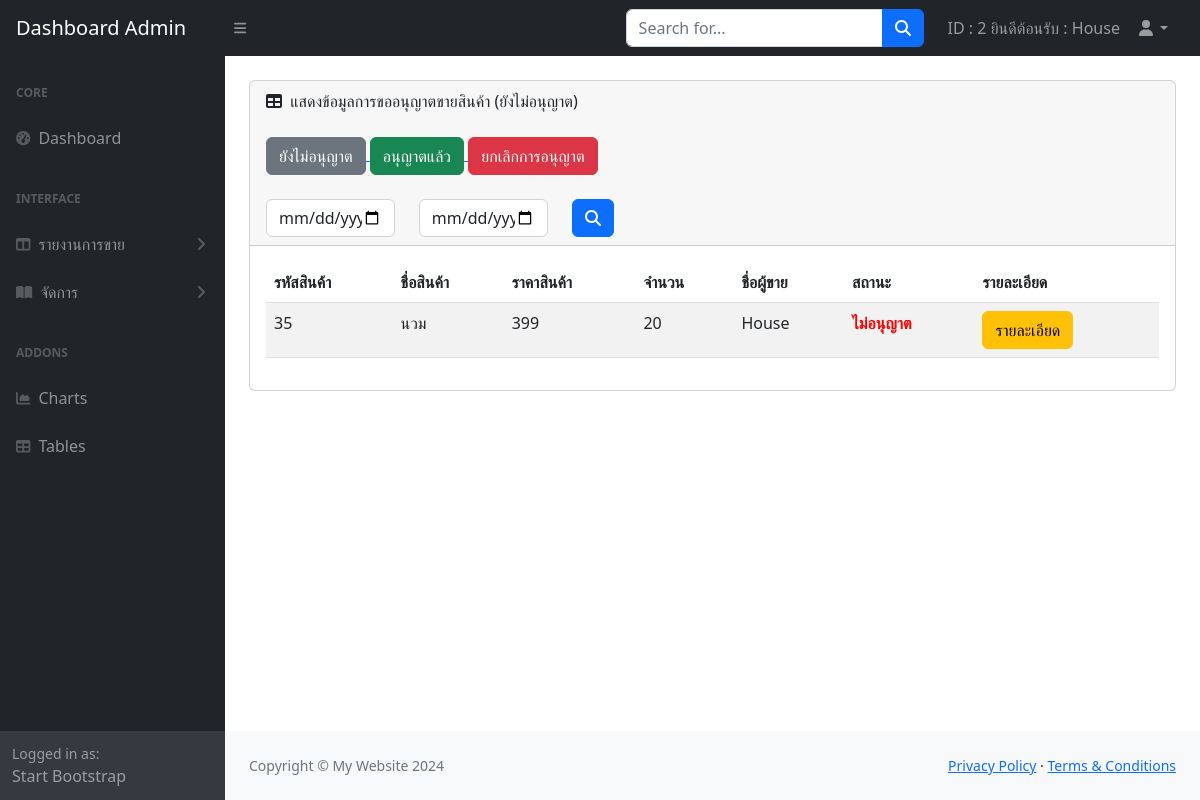
Page /admin/report_excuse_product_no.php (signed in) on the committed database.
### tables this page shows
CREATE TABLE `product` (
  `id_pro` int(11) NOT NULL,
  `id_user` int(255) NOT NULL COMMENT 'รหัสผู้ใช้ที่ลงขาย',
  `name_pro` varchar(60) NOT NULL,
  `price_pro` int(15) NOT NULL,
  `photo_pro` varchar(100) NOT NULL COMMENT 'รูปภาพ',
  `detail_pro` varchar(255) NOT NULL,
  `amount` int(10) NOT NULL,
  `status_pro` int(1) NOT NULL COMMENT '0=ยกเลิก\r\n1=วางขาย\r\n2=รอตรวจสอบ',
  `id_type` int(5) NOT NULL
);

CREATE TABLE `user_form` (
  `id` int(255) NOT NULL,
  `username` varchar(255) NOT NULL,
  `name` varchar(255) NOT NULL,
  `email` varchar(255) NOT NULL,
  `telephone` varchar(10) NOT NULL,
  `password` varchar(255) NOT NULL,
  `user_type` varchar(255) NOT NULL,
  `bank` varchar(255) NOT NULL COMMENT 'ชื่อธนาคาร',
  `bank_number` varchar(10) NOT NULL COMMENT 'เลขที่บัญชี'
);

### admin/report_excuse_product_no.php (the view, shortened to what this page needs)
<!DOCTYPE html>
<html lang="en">
    <head>
        <link href="https://cdn.jsdelivr.net/npm/simple-datatables@7.1.2/dist/style.min.css" rel="stylesheet" />
        <link href="css/styles.css" rel="stylesheet" />
    </head>
    <body class="sb-nav-fixed">
        <?php
        include 'menu1.php';
        ?>
            <div id="layoutSidenav_content">
                <main>
                    <div class="container-fluid px-4">
                        <div class="card mb-4 mt-4">
                            <div class="card-header">
                                <i class="fas fa-table me-1"></i>
                                แสดงข้อมูลการขออนุญาตขายสินค้า (ยังไม่อนุญาต)
                            <div>
                                <br>
                            <a href="report_excuse_product.php" > <button type="button" class="btn btn-secondary">ยังไม่อนุญาต</button> </a>
                            <a href="report_excuse_product_yes.php" > <button type="button" class="btn btn-success">อนุญาตแล้ว</button> </a>
                            <a href="report_excuse_product_no.php" > <button type="button" class="btn btn-danger">ยกเลิกการอนุญาต</button> </a>
                            </div>
                            <br>
                            <div>
<form name="form1" method="POST" action="report_order.php">
<div class="row">
    <div class="col-sm-2">
      <input type="date" name="dt1" class="form-control">
    </div>
    <div class="col-sm-2">
    <input type="date" name="dt2" class="form-control">
    </div>
    <div class="col-sm-4">
    <button type="submit" class="btn btn-primary"><i class="fas fa-search"></i></button>
    </div>
  </div>
                            </form>
                            </div>
                            </div>
                            <div class="card-body">
                                <table id="datatablesSimple" class="table table-striped">
                                    <thead>
                                        <tr>
                                            <th>รหัสสินค้า</th>
                                            <th>ชื่อสินค้า</th>
                                            <th>ราคาสินค้า</th>
                                            <th>จำนวน</th>
                                            <th>ชื่อผู้ขาย</th>
                                            <th>สถานะ</th>
                                            <th>รายละเอียด</th>
                                        </tr>
                                    </thead>
                                    <tbody>
<?php
$sql = "select * from product p,user_form u where p.id_user=u.id and status_pro='0' order by id_pro DESC";
$result=mysqli_query($conn,$sql);
while($row=mysqli_fetch_array($result)){
$status = $row['status_pro'];
?>
                                        <tr>
                                            <td><?=$row['id_pro']?></td>
                                            <td><?=$row['name_pro']?></td>
                                            <td><?=$row['price_pro']?></td>
                                            <td><?=$row['amount']?></td>
                                            <td><?=$row['name']?></td>
                                            <td>
                                            <?php
                                        if($status == 1){
                                            echo "<b style='color:green '> วางขายแล้ว </b> ";
                                        }else if($status == 2){
                                            echo "<b style='color:blue '> รอตรวจสอบ </b> ";
                                        }else if($status == 0){
                                            echo "<b style='color:red '> ไม่อนุญาต </b> ";
                                        }
                                            ?>
                                            </td>
                                            <td><a href="report_excuse_pro_detail.php?id=<?=$row['id_pro']?>" class="btn btn-warning">รายละเอียด</a></td>
                                        </tr>
                                    <?php
                                    }
                                    ?>
                                </table>
                            </div>
                        </div>
                    </div>
                </main>
                <?php
        include 'footer.php';
        ?>
            </div>
        </div>
    </body>
</html>

### rows in the picture
product: id_pro "35", name_pro "นวม", price_pro "399", amount "20", id_user.name "House", status_pro "ไม่อนุญาต"

### other values in the picture
$_SESSION["ad_id"] "2"
$_SESSION["ad_name"] "House"
